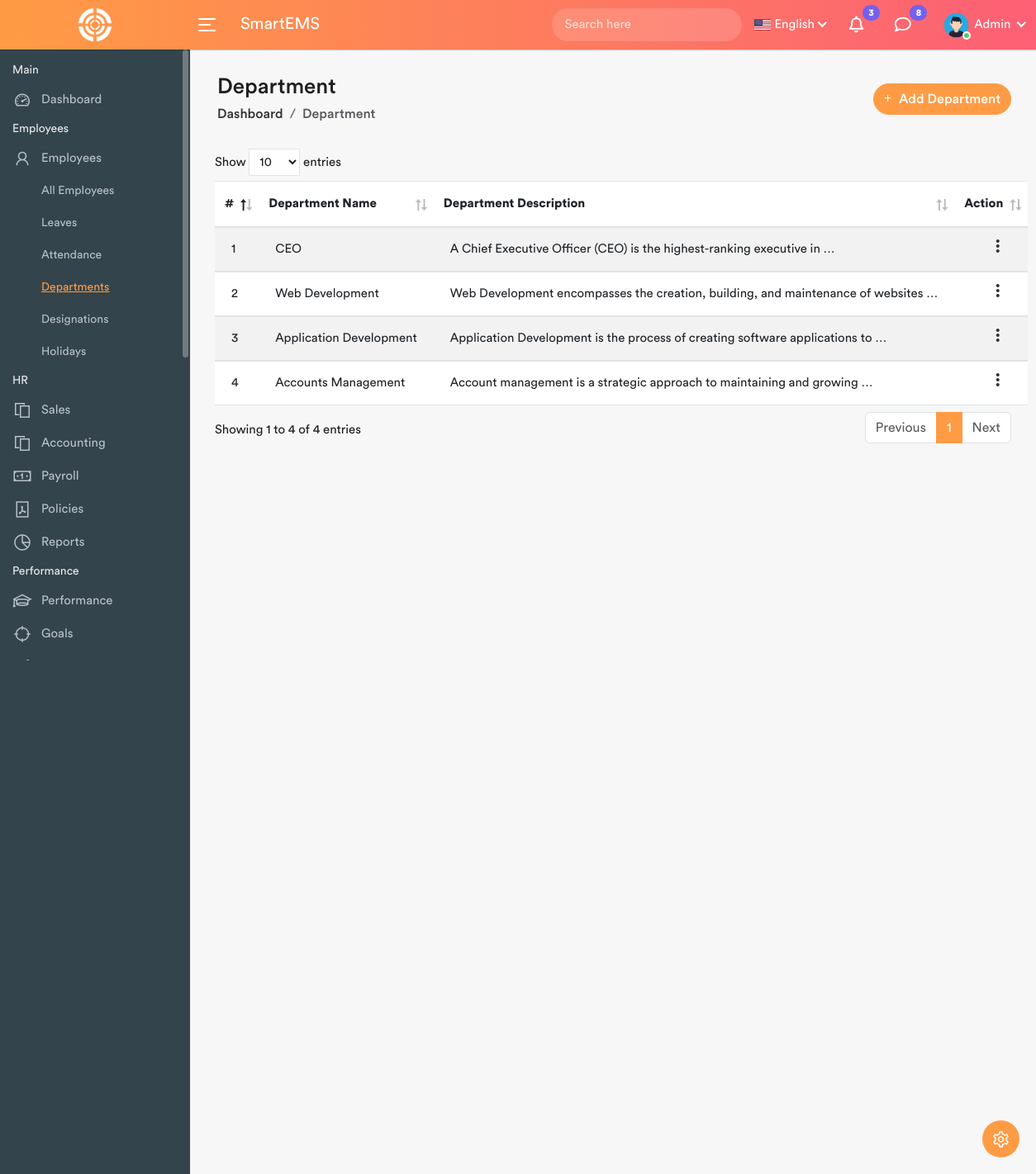
Page /departments/ (signed in) on the committed database.
### customUserAuth/models.py (models this page shows, shortened)
class CustomUserAuthModel(AbstractUser):
    user_types = models.CharField(choices=[
        ('Admin', 'Admin'),
        ('HR', 'HR'),
        ('Employee', 'Employee'),
    ], max_length=10, null=True)

### adminApp/models.py (models this page shows, shortened)
class ProfileModel(models.Model):
    GENDER_CHOICES = (
        ('male', 'Male'),
        ('female', 'Female'),
        ('other', 'Other'),
    )
    user = models.OneToOneField(CustomUserAuthModel, on_delete=models.CASCADE, related_name='profile')
    employee_id = models.CharField(max_length=20, unique=True)
    full_name= models.CharField(max_length=150, null=True)
    position = models.ForeignKey(DesignationModel, on_delete=models.SET_NULL, null=True, blank=True, related_name='designation_info')
    phone = models.CharField(max_length=20, blank=True)
    address = models.TextField(blank=True)
    birthday = models.DateField(null=True, blank=True)
    gender = models.CharField(max_length=10, choices=GENDER_CHOICES, blank=True)
    date_of_joining = models.DateField(null=True, blank=True)
    profile_image = models.ImageField(upload_to='profiles/', null=True, blank=True)
    reports_to = models.ForeignKey('self', on_delete=models.SET_NULL, null=True, blank=True, related_name='subordinates')

class DepartmentModel(models.Model):
    name = models.CharField(max_length=100)
    description = models.TextField(blank=True)

### adminApp/views.py (the view)
# urls.py: path('departments/', departments, name='departments'),
def departments(request):
    departments = DepartmentModel.objects.all().order_by('id')
    return render(request, 'departments/departments.html',{'departments':departments})

### adminApp/templates/departments/departments.html (shortened to what this page needs)
{% extends "master/base.html" %}
{% load static %}
{% block content %}
<div class="page-wrapper">
  <div class="content container-fluid">
    <div class="page-header">
      <div class="row align-items-center">
        <div class="col">
          <h3 class="page-title">Department</h3>
          <ul class="breadcrumb">
            <li class="breadcrumb-item">
              <a href="{% url 'dashboard' %}">Dashboard</a>
            </li>
            <li class="breadcrumb-item active">Department</li>
          </ul>
        </div>
        <div class="col-auto float-end ms-auto">
          <a
            href="{% url 'addDepartment' %}"
            class="btn add-btn"
            data-bs-toggle="modal"
            data-bs-target="#add_department"
            ><i class="fa-solid fa-plus"></i> Add Department</a
          >
        </div>
      </div>
    </div>
    <div class="row">
      <div class="col-md-12">
        <div>
          <table class="table table-striped custom-table mb-0 datatable">
            <thead>
              <tr>
                <th class="width-thirty">#</th>
                <th>Department Name</th>
                <th>Department Description</th>
                <th class="text-end">Action</th>
              </tr>
            </thead>
            <tbody>
              {% for dept in departments %}
              <tr>
                <td>{{ forloop.counter }}</td>
                <td>{{ dept.name }}</td>
                <td>{{ dept.description|truncatewords:10 }}</td>
                <td class="text-end">
                  <div class="dropdown dropdown-action">
                    <a
                      href="#"
                      class="action-icon dropdown-toggle"
                      data-bs-toggle="dropdown"
                      aria-expanded="false"
                      ><i class="material-icons">more_vert</i></a
                    >
                  </div>
                </td>
              </tr>
              {% empty %}
              <tr>
                <td colspan="3" class="text-center">No departments found</td>
              </tr>
              {% endfor %}
            </tbody>
          </table>
        </div>
      </div>
    </div>
  </div>
</div>
{% endblock content %}

### customUserAuth/templates/master/top_navbar.html (shortened to what this page needs)
{% load static %}
            <div class="header">
                <div class="header-left">
                     <a href="" class="logo">
						<img src="{% static "assets/img/logo.png" %}" width="40" height="40" alt="Logo">
					</a>
                </div>
				<a id="toggle_btn" href="javascript:void(0);">
					<span class="bar-icon">
						<span></span>
						<span></span>
						<span></span>
					</span>
				</a>
                <div class="page-title-box">
					<h3>SmartEMS</h3>
                </div>
				<ul class="nav user-menu">
					<li class="nav-item">
						<div class="top-nav-search">
							<form action="search.html">
								<input class="form-control" type="text" placeholder="Search here">
								<button class="btn" type="submit"><i class="fa-solid fa-magnifying-glass"></i></button>
							</form>
						</div>
					</li>
					<li class="nav-item dropdown has-arrow flag-nav">
						<a class="nav-link dropdown-toggle" data-bs-toggle="dropdown" href="#" role="button">
							<img src="{% static "assets/img/flags/us.png" %}" alt="Flag" height="20"> <span>English</span>
						</a>
					</li>
					<li class="nav-item dropdown">
						<a href="#" class="dropdown-toggle nav-link" data-bs-toggle="dropdown">
							<i class="fa-regular fa-bell"></i> <span class="badge rounded-pill">3</span>
						</a>
					</li>
					<li class="nav-item dropdown">
						<a href="#" class="dropdown-toggle nav-link" data-bs-toggle="dropdown">
							<i class="fa-regular fa-comment"></i><span class="badge rounded-pill">8</span>
						</a>
					</li>
					<li class="nav-item dropdown has-arrow main-drop">
						<a href="#" class="dropdown-toggle nav-link" data-bs-toggle="dropdown">
							<span class="user-img"><img
														src="
														{% if request.user.profile.profile_image %}
															{{ request.user.profile.profile_image.url }}
														{% elif request.user.first_name and request.user.last_name %}
															https://avatar.iran.liara.run/username?username={{ request.user.first_name }}+{{ request.user.last_name }}
														{% elif request.user.get_full_name %}
															https://avatar.iran.liara.run/username?username={{ request.user.get_full_name|urlencode }}
														{% else %}
															https://avatar.iran.liara.run/username?username={{ request.user.username|urlencode }}
														{% endif %}
														"
														alt="User Image"
														style="width: 35px; height: 35px; border-radius: 50%;"
													>
							<span class="status online"></span></span>
							<span>{{request.user.user_types}}</span>
						</a>
					</li>
				</ul>
            </div>

### customUserAuth/static/assets/css/material.css (style rules this page uses)
.material-icons { font-family: 'Material Icons'; font-weight: normal; font-style: normal; font-size: 24px; line-height: 1; letter-spacing: normal; text-transform: none; display: inline-block; white-space: nowrap; word-wrap: normal; direction: ltr; -webkit-font-smoothing: antialiased; }

### rows in the picture
CustomUserAuthModel: profile_image (placeholder picture), user.user_types "Admin"
DepartmentModel: name "CEO", description "A Chief Executive Officer (CEO) is the highest-ranking executive in …"
DepartmentModel: name "Web Development", description "Web Development encompasses the creation, building, and maintenance of websites …"
DepartmentModel: name "Application Development", description "Application Development is the process of creating software applications to …"
DepartmentModel: name "Accounts Management", description "Account management is a strategic approach to maintaining and growing …"
